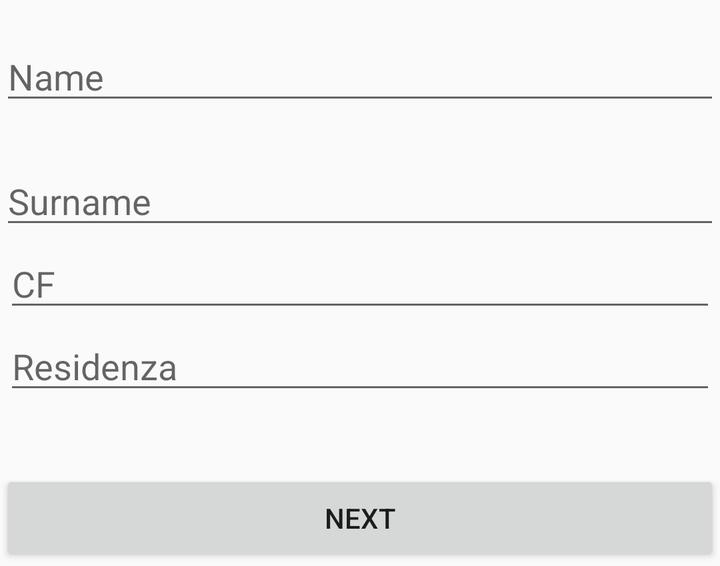
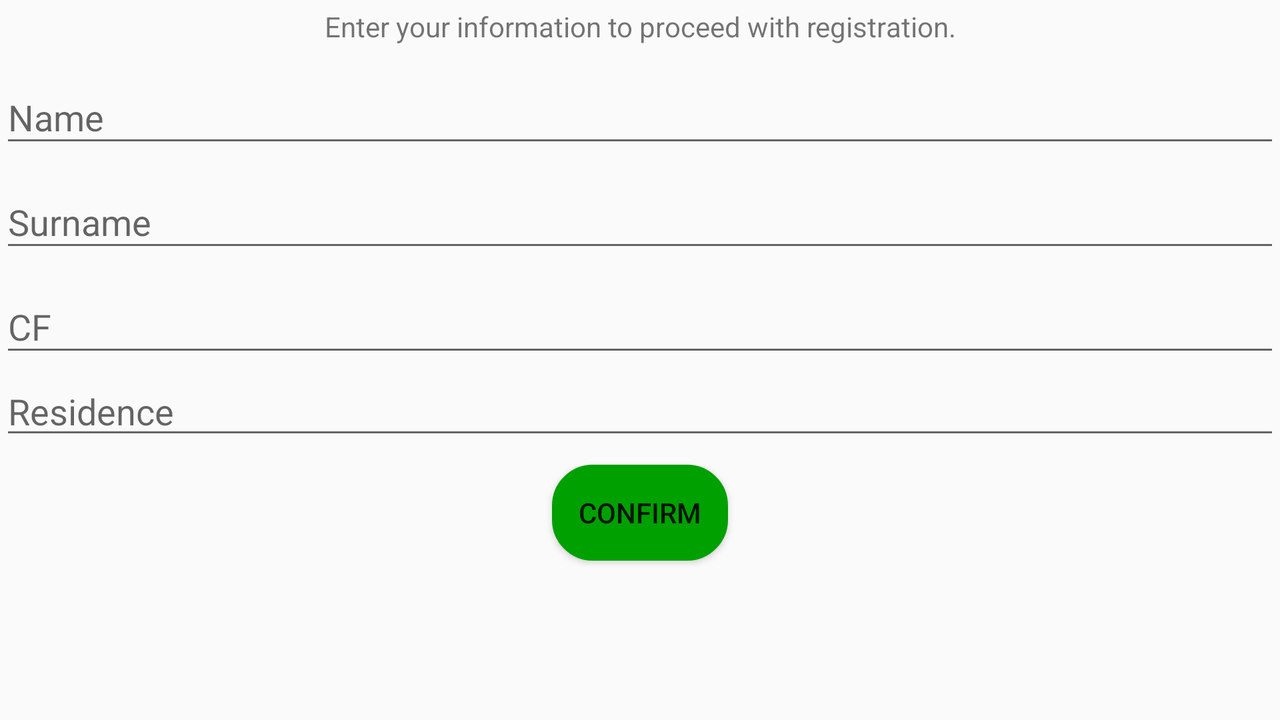

The same Android screen from two of the app's own layout files: first res/layout/ as a phone draws it, then the repository's variant for another configuration, drawn on a device whose configuration selects that folder. Both files follow.
<!-- AndroidManifest.xml: application theme AppTheme -->
<!-- res/layout/activity_registrazione_cittadino.xml -->
<?xml version="1.0" encoding="utf-8"?>
<android.support.constraint.ConstraintLayout xmlns:android="http://schemas.android.com/apk/res/android"
    xmlns:app="http://schemas.android.com/apk/res-auto"
    xmlns:tools="http://schemas.android.com/tools"
    android:layout_width="match_parent"
    android:layout_height="wrap_content"
    tools:context=".RegistrazioneCittadino">



    <EditText
        android:id="@+id/NomeCittadino"
        android:layout_width="match_parent"
        android:layout_height="wrap_content"
        android:layout_marginBottom="21dp"
        android:layout_marginTop="16dp"
        android:editable="true"
        android:hint="@string/NomeCittadino"
        android:inputType="textPersonName"
        app:layout_constraintBottom_toTopOf="@+id/cognomeCittadino"
        app:layout_constraintEnd_toEndOf="parent"
        app:layout_constraintTop_toTopOf="parent" />

    <EditText
        android:id="@+id/cognomeCittadino"
        android:layout_width="match_parent"
        android:layout_height="wrap_content"
        android:layout_marginBottom="31dp"
        android:editable="true"
        android:hint="@string/CognomeCittadino"
        android:inputType="textPersonName"
        app:layout_constraintBottom_toTopOf="@+id/codiceFiscale"
        app:layout_constraintEnd_toEndOf="parent"
        app:layout_constraintHorizontal_bias="0.0"
        app:layout_constraintStart_toStartOf="parent"
        app:layout_constraintTop_toBottomOf="@+id/NomeCittadino" />

    <EditText
        android:id="@+id/residenzaCittadino"
        android:layout_width="match_parent"
        android:layout_height="wrap_content"
        android:layout_marginBottom="33dp"
        android:layout_marginEnd="2dp"
        android:layout_marginLeft="2dp"
        android:layout_marginRight="2dp"
        android:layout_marginStart="2dp"
        android:hint="Residenza"
        android:inputType="textPersonName"
        android:focusableInTouchMode="false"
        android:editable="false"
        android:onClick="scegliIndirizzo"
        app:layout_constraintBottom_toTopOf="@+id/buttonAvanti"
        app:layout_constraintEnd_toEndOf="parent"
        app:layout_constraintStart_toStartOf="parent"
        app:layout_constraintTop_toBottomOf="@+id/codiceFiscale" />

    <EditText
        android:id="@+id/codiceFiscale"
        android:layout_width="match_parent"
        android:layout_height="wrap_content"
        android:layout_marginBottom="34dp"
        android:layout_marginEnd="2dp"
        android:layout_marginLeft="2dp"
        android:layout_marginRight="2dp"
        android:layout_marginStart="2dp"
        android:autoText="false"
        android:editable="true"
        android:hint="@string/CodiceFiscaleCittadino"
        android:inputType="text"
        app:layout_constraintBottom_toTopOf="@+id/ResidenzaCittadino"
        app:layout_constraintEnd_toEndOf="parent"
        app:layout_constraintHorizontal_bias="0.0"
        app:layout_constraintStart_toStartOf="parent"
        app:layout_constraintTop_toBottomOf="@+id/cognomeCittadino" />

    <Button
        android:id="@+id/buttonAvanti"
        android:layout_width="match_parent"
        android:layout_height="wrap_content"
        android:text="@string/Avanti"
        app:layout_constraintBottom_toBottomOf="parent"
        app:layout_constraintEnd_toEndOf="parent" />


</android.support.constraint.ConstraintLayout>
<!-- resources referenced by this layout -->
<resources>
  <string name="Avanti">Next</string>
  <string name="CodiceFiscaleCittadino">CF</string>
  <string name="CognomeCittadino">Surname</string>
  <string name="NomeCittadino">Name</string>
  <style name="AppTheme" parent="Theme.AppCompat.Light.DarkActionBar">
          
          <item name="colorPrimary">@color/colorPrimary</item>
          <item name="colorPrimaryDark">@color/colorPrimaryDark</item>
          <item name="colorAccent">@color/colorAccent</item>
  
      </style>
  <color name="colorPrimary">#3F51B5</color>
  <color name="colorPrimaryDark">#303F9F</color>
  <color name="colorAccent">#FF4081</color>
</resources>
<!-- res/layout-land/activity_registrazione_cittadino.xml (the repository's variant of the layout above) -->
<!-- drawn on the phone turned sideways -->
<?xml version="1.0" encoding="utf-8"?>
<LinearLayout xmlns:android="http://schemas.android.com/apk/res/android"
    xmlns:app="http://schemas.android.com/apk/res-auto"
    xmlns:tools="http://schemas.android.com/tools"
    android:layout_width="match_parent"
    android:layout_height="match_parent"
    android:orientation="vertical"
    tools:context=".RegistrazioneCittadino">

    <LinearLayout
        android:layout_width="match_parent"
        android:layout_height="wrap_content"
        android:layout_weight="0.1">
    </LinearLayout>

    <LinearLayout
        android:layout_width="match_parent"
        android:layout_height="wrap_content"
        android:layout_weight="0">
    </LinearLayout>



    <TextView
        android:layout_width="match_parent"
        android:layout_height="wrap_content"
        android:text="@string/inserisciInfoPersonali"
        android:layout_gravity="center"
        android:textAlignment="center"
        android:selectAllOnFocus="false"
        android:linksClickable="false"
        android:autoLink="all"/>

    <LinearLayout
        android:layout_width="match_parent"
        android:layout_height="wrap_content"
        android:layout_weight="0.1">
    </LinearLayout>

    <RelativeLayout
        android:layout_width="match_parent"
        android:layout_height="wrap_content"
        android:layout_weight="0">


        <android.support.design.widget.TextInputLayout
            android:layout_width="match_parent"
            android:layout_height="wrap_content"
            android:id="@+id/NomeCittadinoLayout"
            android:hint="@string/NomeCittadino">

            <android.support.design.widget.TextInputEditText
                android:layout_width="match_parent"
                android:layout_height="wrap_content"
                android:id="@+id/nomeCittadino"
                android:inputType="textPersonName"
                android:maxLines="1" />
        </android.support.design.widget.TextInputLayout>

        <android.support.design.widget.TextInputLayout
            android:layout_width="match_parent"
            android:layout_height="wrap_content"
            android:hint="@string/CognomeCittadino"
            android:id="@+id/CognomeCittadinoLayout"

            android:layout_below="@+id/NomeCittadinoLayout">

            <android.support.design.widget.TextInputEditText

                android:layout_width="match_parent"
                android:layout_height="wrap_content"
                android:id="@+id/cognomeCittadino"
                android:inputType="textPersonName"
                android:maxLines="1" />
        </android.support.design.widget.TextInputLayout>

        <android.support.design.widget.TextInputLayout
            android:layout_width="match_parent"
            android:layout_height="wrap_content"
            android:id="@+id/CodiceFiscaleLayout"
            android:hint="@string/CodiceFiscaleCittadino"

            android:layout_below="@+id/CognomeCittadinoLayout">

            <android.support.design.widget.TextInputEditText
                android:layout_width="match_parent"
                android:layout_height="wrap_content"
                android:id="@+id/codiceFiscale"
                android:inputType="textPersonName"
                android:maxLines="1" />
        </android.support.design.widget.TextInputLayout>

        <EditText
            android:id="@+id/residenzaCittadino"
            android:layout_width="match_parent"
            android:layout_height="wrap_content"
            android:hint="@string/Residenza"
            android:focusableInTouchMode="false"
            android:editable="false"
            android:onClick="scegliIndirizzo"
            android:layout_below="@+id/CodiceFiscaleLayout">

        </EditText>

    </RelativeLayout>

    <LinearLayout
        android:layout_width="match_parent"
        android:layout_height="wrap_content"
        android:layout_weight="0.2">
    </LinearLayout>

    <LinearLayout
        android:orientation="vertical"
        android:layout_width="match_parent"
        android:layout_height="wrap_content"
        android:layout_weight="2">

        <Button
            android:layout_width="wrap_content"
            android:layout_height="wrap_content"
            android:layout_gravity="center"
            android:id="@+id/buttonAvanti"
            android:text="@string/Conferma"
            android:background="@drawable/button_shape_normal"
            android:backgroundTint="@color/tint_botton"/>
    </LinearLayout>


</LinearLayout>
<!-- resources referenced by the variant -->
<!-- as the phone turned sideways resolves them -->
<resources>
  <!-- drawable button_shape_normal (drawable) -->
  <?xml version="1.0" encoding="utf-8"?>
  <shape xmlns:android="http://schemas.android.com/apk/res/android"
      android:shape="rectangle">
      <corners android:radius="@dimen/button_corners_width"/>
      <solid android:color="@color/button_ot_pressed_color"/>
      <stroke
          android:color="@color/blank"
          android:width="@dimen/botton_stroke_whidth"/>
  
  </shape>
  <string name="CodiceFiscaleCittadino">CF</string>
  <string name="CognomeCittadino">Surname</string>
  <string name="Conferma">Confirm</string>
  <string name="NomeCittadino">Name</string>
  <string name="Residenza">Residence</string>
  <string name="inserisciInfoPersonali">
  Enter your information to proceed with registration.</string>
  <style name="AppTheme" parent="Theme.AppCompat.Light.DarkActionBar">
          
          <item name="colorPrimary">@color/colorPrimary</item>
          <item name="colorPrimaryDark">@color/colorPrimaryDark</item>
          <item name="colorAccent">@color/colorAccent</item>
  
      </style>
  <dimen name="button_corners_width">20dp</dimen>
  <color name="button_ot_pressed_color">#006000</color>
  <color name="blank">#001000</color>
  <dimen name="botton_stroke_whidth">1dp</dimen>
  <color name="colorPrimary">#3F51B5</color>
  <color name="colorPrimaryDark">#303F9F</color>
  <color name="colorAccent">#FF4081</color>
</resources>
